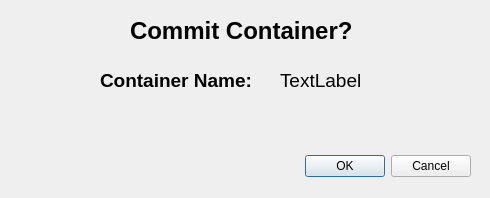
<?xml version="1.0" encoding="UTF-8"?>
<ui version="4.0">
 <class>Dialog</class>
 <widget class="QDialog" name="Dialog">
  <property name="geometry">
   <rect>
    <x>0</x>
    <y>0</y>
    <width>490</width>
    <height>198</height>
   </rect>
  </property>
  <property name="windowTitle">
   <string>Dialog</string>
  </property>
  <widget class="QDialogButtonBox" name="buttonBox">
   <property name="geometry">
    <rect>
     <x>130</x>
     <y>150</y>
     <width>341</width>
     <height>32</height>
    </rect>
   </property>
   <property name="orientation">
    <enum>Qt::Horizontal</enum>
   </property>
   <property name="standardButtons">
    <set>QDialogButtonBox::Cancel|QDialogButtonBox::Ok</set>
   </property>
  </widget>
  <widget class="QLabel" name="label">
   <property name="geometry">
    <rect>
     <x>130</x>
     <y>10</y>
     <width>241</width>
     <height>41</height>
    </rect>
   </property>
   <property name="font">
    <font>
     <pointsize>18</pointsize>
     <weight>75</weight>
     <bold>true</bold>
    </font>
   </property>
   <property name="text">
    <string>Commit Container?</string>
   </property>
  </widget>
  <widget class="QLabel" name="label_2">
   <property name="geometry">
    <rect>
     <x>100</x>
     <y>70</y>
     <width>181</width>
     <height>21</height>
    </rect>
   </property>
   <property name="font">
    <font>
     <pointsize>14</pointsize>
     <weight>75</weight>
     <bold>true</bold>
    </font>
   </property>
   <property name="text">
    <string>Container Name:</string>
   </property>
  </widget>
  <widget class="QLabel" name="containerNameLabel">
   <property name="geometry">
    <rect>
     <x>280</x>
     <y>70</y>
     <width>201</width>
     <height>21</height>
    </rect>
   </property>
   <property name="font">
    <font>
     <pointsize>14</pointsize>
    </font>
   </property>
   <property name="text">
    <string>TextLabel</string>
   </property>
  </widget>
 </widget>
 <resources/>
 <connections>
  <connection>
   <sender>buttonBox</sender>
   <signal>accepted()</signal>
   <receiver>Dialog</receiver>
   <slot>accept()</slot>
   <hints>
    <hint type="sourcelabel">
     <x>248</x>
     <y>254</y>
    </hint>
    <hint type="destinationlabel">
     <x>157</x>
     <y>274</y>
    </hint>
   </hints>
  </connection>
  <connection>
   <sender>buttonBox</sender>
   <signal>rejected()</signal>
   <receiver>Dialog</receiver>
   <slot>reject()</slot>
   <hints>
    <hint type="sourcelabel">
     <x>316</x>
     <y>260</y>
    </hint>
    <hint type="destinationlabel">
     <x>286</x>
     <y>274</y>
    </hint>
   </hints>
  </connection>
 </connections>
</ui>
